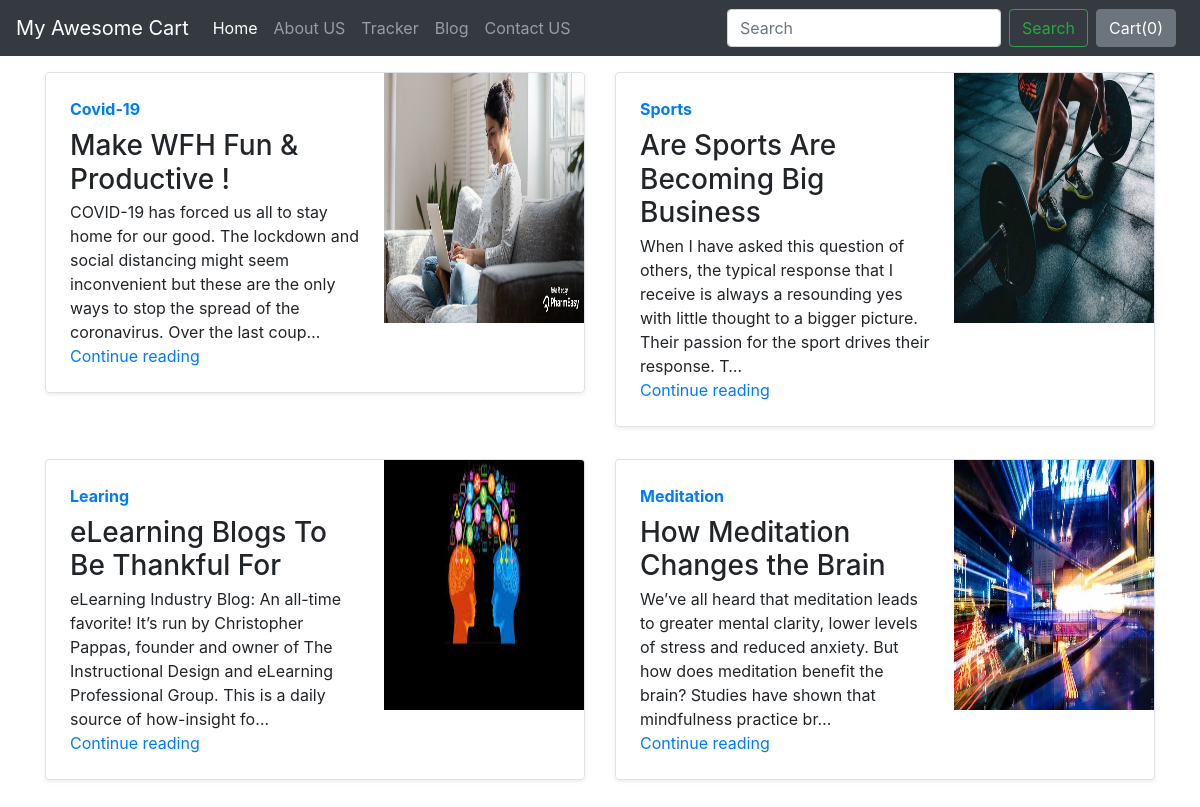
Screenshot of /blog/ with the database file from the repository.
### blog/models.py (models this page shows)
class Blogpost(models.Model):
    post_id=models.AutoField(primary_key=True)
    title=models.CharField(max_length=50)
    head0=models.CharField(max_length=500,default='')
    chead0=models.CharField(max_length=5000,default='')
    head1=models.CharField(max_length=500,default='')
    chead1=models.CharField(max_length=5000,default='')
    head2=models.CharField(max_length=500,default='')
    chead2=models.CharField(max_length=5000,default='')
    pub_date=models.DateField()
    thumbnail=models.ImageField(upload_to="shop/images",default='')
    def __str__(self):
        return self.title

### blog/views.py (the view)
# urls.py: path("", views.index,name="blogHome"),
def index(request):
    myPost=Blogpost.objects.all()
    print(myPost)
    return render(request,'blog/index.html',{'myPost':myPost})

### blog/templates/blog/index.html (shortened to what this page needs)
{% extends 'shop/basic.html' %}
{% block body  %}
  <div class="container my-3">
    <div class="row mb-2">
      {% for item in myPost %}
      <div class="col-md-6">
        <div
          class="row no-gutters border rounded overflow-hidden flex-md-row mb-4 shadow-sm h-md-250 position-relative">
          <div class="col p-4 d-flex flex-column position-static">
            <strong class="d-inline-block mb-2 text-primary"> {{item.title}}</strong>
            <h3 class="mb-0">{{item.head0}}</h3>
            <p class="card-text mb-auto">{{item.chead0|truncatechars:200}}</p>
            <a href="blogpost/{{item.post_id}}" class="stretched-link">Continue reading</a>
          </div>
          <div class="col-auto d-none d-lg-block">
            <img src='/media/{{item.thumbnail}}' class="bd-placeholder-img" width="200" height="250" xmlns="http://www.w3.org/2000/svg"
              preserveAspectRatio="xMidYMid slice" focusable="false" role="img" aria-label="Placeholder: Thumbnail"/>
          </div>
        </div>
      </div>
      {% if forloop.counter|divisibleby:2  %}
    </div><div class="row mb-2">
    {% endif %}
    {% endfor %}
  </div>
{% endblock body %}

### shop/templates/shop/basic.html (shortened to what this page needs)
<!doctype html>
<html lang="en">
  <head>
    <link rel="stylesheet" href="https://stackpath.bootstrapcdn.com/bootstrap/4.2.1/css/bootstrap.min.css">
  </head>
  <body>
    {% load static %}
    <nav class="navbar navbar-expand-lg navbar-dark bg-dark">
        <a class="navbar-brand" href="/shop/">My Awesome Cart</a>
        <div class="collapse navbar-collapse" id="navbarSupportedContent">
            <ul class="navbar-nav mr-auto">
                <li class="nav-item active">
                    <a class="nav-link" href="/shop/">Home <span class="sr-only">(current)</span></a>
                </li>
                <li class="nav-item">
                    <a class="nav-link" href="/shop/about">About US</a>
                </li>
                <li class="nav-item">
                    <a class="nav-link" href="/shop/tracker">Tracker</a>
                </li>
                <li class="nav-item">
                    <a class="nav-link" href="/blog">Blog</a>
                </li>
                <li class="nav-item">
                    <a class="nav-link" href="/shop/contact">Contact US</a>
                </li>
            </ul>
            <form method="get" action="/shop/search/" class="form-inline my-2 my-lg-0">
                <input class="form-control mr-sm-2" type="search" placeholder="Search" aria-label="Search" name="search" id="search">
                <button class="btn btn-outline-success my-2 my-sm-0" type="submit">Search</button>
            </form>
            <button type="button" id="popcart"  class="btn btn-secondary mx-2" data-container="body" data-toggle="popover" data-placement="bottom" data-html="true"  data-content="Vivamus
sagittis lacus vel augue laoreet rutrum faucibus.">
  Cart(<span id="cart">0</span>)
</button>
        </div>
    </nav>
        {% block body %} {% endblock body %}
  </body>
</html>

### rows the page displays
Blogpost: title "Covid-19", head0 "Make WFH Fun & Productive !", chead0 "COVID-19 has forced us all to stay home for our good. The lockdown and social distancing might seem inconvenient but these are the only ways to stop the spread of the coronavirus. Over the last coup…", thumbnail (picture)
Blogpost: title "Sports", head0 "Are Sports Are Becoming Big Business", chead0 "When I have asked this question of others, the typical response that I receive is always a resounding yes with little thought to a bigger picture. Their passion for the sport drives their response. T…", thumbnail (picture)
Blogpost: title "Learing", head0 "eLearning Blogs To Be Thankful For", chead0 "eLearning Industry Blog: An all-time favorite! It’s run by Christopher Pappas, founder and owner of The Instructional Design and eLearning Professional Group. This is a daily source of how-insight fo…", thumbnail (picture)
Blogpost: title "Meditation", head0 "How Meditation Changes the Brain", chead0 "We’ve all heard that meditation leads to greater mental clarity, lower levels of stress and reduced anxiety. But how does meditation benefit the brain? Studies have shown that mindfulness practice br…", thumbnail (picture)
